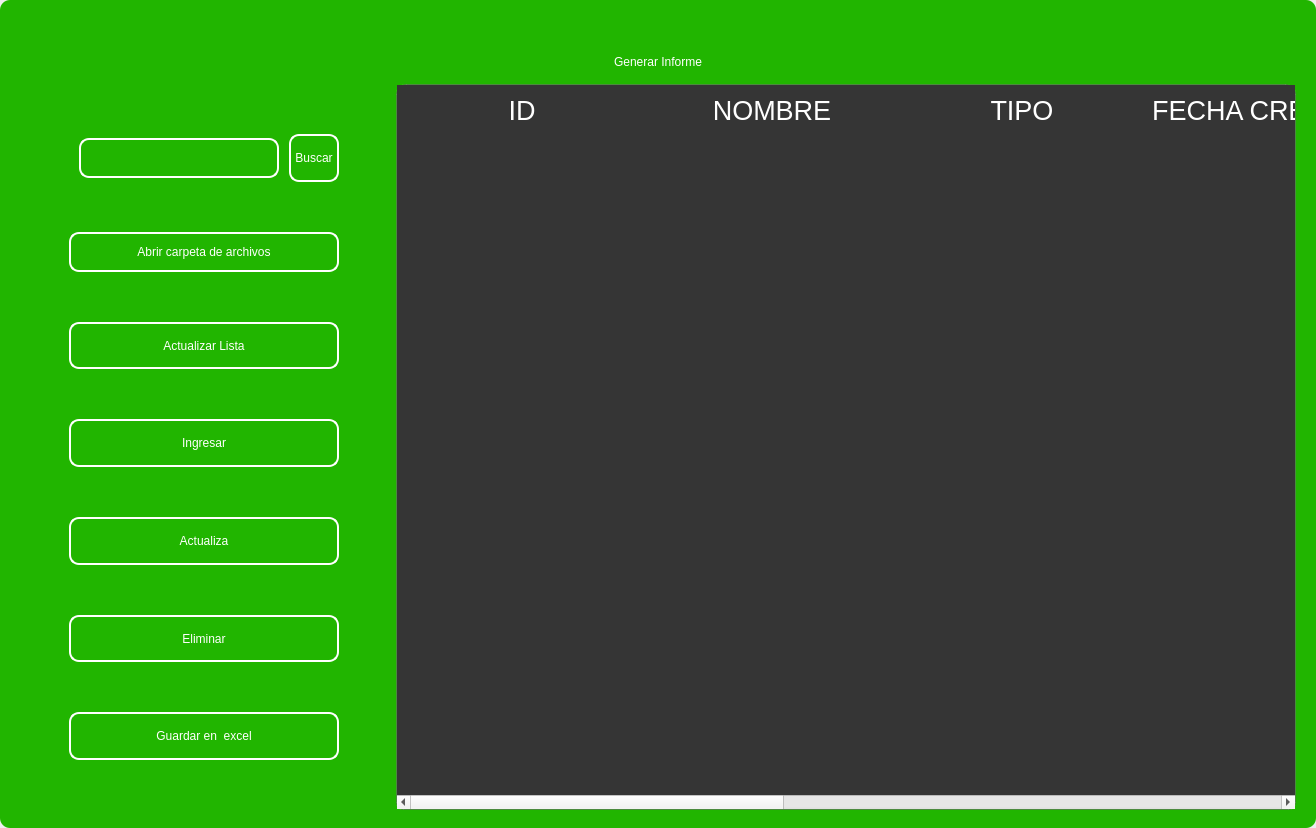
<?xml version="1.0" encoding="UTF-8"?>
<ui version="4.0">
 <class>MainWindow</class>
 <widget class="QMainWindow" name="MainWindow">
  <property name="geometry">
   <rect>
    <x>0</x>
    <y>0</y>
    <width>1316</width>
    <height>828</height>
   </rect>
  </property>
  <property name="windowTitle">
   <string>MainWindow</string>
  </property>
  <property name="styleSheet">
   <string notr="true"/>
  </property>
  <widget class="QWidget" name="centralwidget">
   <property name="styleSheet">
    <string notr="true"/>
   </property>
   <layout class="QVBoxLayout" name="verticalLayout">
    <property name="spacing">
     <number>0</number>
    </property>
    <property name="leftMargin">
     <number>0</number>
    </property>
    <property name="topMargin">
     <number>0</number>
    </property>
    <property name="rightMargin">
     <number>0</number>
    </property>
    <property name="bottomMargin">
     <number>0</number>
    </property>
    <item>
     <widget class="QFrame" name="frame">
      <property name="enabled">
       <bool>true</bool>
      </property>
      <property name="styleSheet">
       <string notr="true">
QFrame {
border-radius:10px;
background-color: rgb(33, 181, 0);
 }
</string>
      </property>
      <property name="frameShape">
       <enum>QFrame::StyledPanel</enum>
      </property>
      <property name="frameShadow">
       <enum>QFrame::Raised</enum>
      </property>
      <layout class="QVBoxLayout" name="verticalLayout_2">
       <item>
        <widget class="QFrame" name="frame_superior">
         <property name="minimumSize">
          <size>
           <width>0</width>
           <height>40</height>
          </size>
         </property>
         <property name="maximumSize">
          <size>
           <width>16777215</width>
           <height>40</height>
          </size>
         </property>
         <property name="styleSheet">
          <string notr="true">QPushButton{
border-radius:18px;
}

QPushButton:hover{
	background-color: rgb(0, 0, 0);
}
</string>
         </property>
         <property name="frameShape">
          <enum>QFrame::StyledPanel</enum>
         </property>
         <property name="frameShadow">
          <enum>QFrame::Raised</enum>
         </property>
         <layout class="QHBoxLayout" name="horizontalLayout_3">
          <property name="spacing">
           <number>4</number>
          </property>
          <property name="leftMargin">
           <number>0</number>
          </property>
          <property name="topMargin">
           <number>0</number>
          </property>
          <property name="rightMargin">
           <number>0</number>
          </property>
          <property name="bottomMargin">
           <number>0</number>
          </property>
          <item>
           <widget class="QPushButton" name="btn_icon">
            <property name="text">
             <string/>
            </property>
            <property name="iconSize">
             <size>
              <width>40</width>
              <height>40</height>
             </size>
            </property>
           </widget>
          </item>
          <item>
           <spacer name="horizontalSpacer_2">
            <property name="orientation">
             <enum>Qt::Horizontal</enum>
            </property>
            <property name="sizeHint" stdset="0">
             <size>
              <width>443</width>
              <height>20</height>
             </size>
            </property>
           </spacer>
          </item>
          <item>
           <widget class="QPushButton" name="btn_exit">
            <property name="minimumSize">
             <size>
              <width>38</width>
              <height>38</height>
             </size>
            </property>
            <property name="maximumSize">
             <size>
              <width>38</width>
              <height>38</height>
             </size>
            </property>
            <property name="cursor">
             <cursorShape>PointingHandCursor</cursorShape>
            </property>
            <property name="text">
             <string/>
            </property>
            <property name="iconSize">
             <size>
              <width>35</width>
              <height>35</height>
             </size>
            </property>
           </widget>
          </item>
          <item>
           <widget class="QPushButton" name="bt_minimizar">
            <property name="minimumSize">
             <size>
              <width>38</width>
              <height>38</height>
             </size>
            </property>
            <property name="maximumSize">
             <size>
              <width>38</width>
              <height>38</height>
             </size>
            </property>
            <property name="cursor">
             <cursorShape>PointingHandCursor</cursorShape>
            </property>
            <property name="text">
             <string/>
            </property>
            <property name="icon">
             <iconset>
              <normaloff>image/minus.svg</normaloff>image/minus.svg</iconset>
            </property>
            <property name="iconSize">
             <size>
              <width>38</width>
              <height>38</height>
             </size>
            </property>
           </widget>
          </item>
          <item>
           <widget class="QPushButton" name="bt_maximizar">
            <property name="minimumSize">
             <size>
              <width>38</width>
              <height>38</height>
             </size>
            </property>
            <property name="maximumSize">
             <size>
              <width>38</width>
              <height>38</height>
             </size>
            </property>
            <property name="cursor">
             <cursorShape>PointingHandCursor</cursorShape>
            </property>
            <property name="text">
             <string/>
            </property>
            <property name="icon">
             <iconset>
              <normaloff>image/chevron-up.svg</normaloff>image/chevron-up.svg</iconset>
            </property>
            <property name="iconSize">
             <size>
              <width>38</width>
              <height>38</height>
             </size>
            </property>
           </widget>
          </item>
          <item>
           <widget class="QPushButton" name="bt_restaurar">
            <property name="minimumSize">
             <size>
              <width>38</width>
              <height>38</height>
             </size>
            </property>
            <property name="maximumSize">
             <size>
              <width>38</width>
              <height>38</height>
             </size>
            </property>
            <property name="cursor">
             <cursorShape>PointingHandCursor</cursorShape>
            </property>
            <property name="text">
             <string/>
            </property>
            <property name="icon">
             <iconset>
              <normaloff>image/chevron-down.svg</normaloff>image/chevron-down.svg</iconset>
            </property>
            <property name="iconSize">
             <size>
              <width>38</width>
              <height>38</height>
             </size>
            </property>
           </widget>
          </item>
          <item>
           <widget class="QPushButton" name="bt_cerrar">
            <property name="minimumSize">
             <size>
              <width>38</width>
              <height>38</height>
             </size>
            </property>
            <property name="maximumSize">
             <size>
              <width>38</width>
              <height>38</height>
             </size>
            </property>
            <property name="cursor">
             <cursorShape>PointingHandCursor</cursorShape>
            </property>
            <property name="text">
             <string/>
            </property>
            <property name="icon">
             <iconset>
              <normaloff>image/x.svg</normaloff>image/x.svg</iconset>
            </property>
            <property name="iconSize">
             <size>
              <width>38</width>
              <height>38</height>
             </size>
            </property>
           </widget>
          </item>
         </layout>
        </widget>
       </item>
       <item>
        <widget class="QLabel" name="label">
         <property name="styleSheet">
          <string notr="true">font: 30pt &quot;MS Shell Dlg 2&quot;;
color: rgb(255, 255, 255);</string>
         </property>
         <property name="text">
          <string>Generar Informe</string>
         </property>
         <property name="alignment">
          <set>Qt::AlignCenter</set>
         </property>
        </widget>
       </item>
       <item>
        <widget class="QFrame" name="frame_3">
         <property name="minimumSize">
          <size>
           <width>0</width>
           <height>0</height>
          </size>
         </property>
         <property name="frameShape">
          <enum>QFrame::StyledPanel</enum>
         </property>
         <property name="frameShadow">
          <enum>QFrame::Raised</enum>
         </property>
         <layout class="QHBoxLayout" name="horizontalLayout_4">
          <property name="leftMargin">
           <number>9</number>
          </property>
          <property name="topMargin">
           <number>9</number>
          </property>
          <property name="rightMargin">
           <number>9</number>
          </property>
          <item>
           <layout class="QVBoxLayout" name="verticalLayout_4">
            <property name="spacing">
             <number>50</number>
            </property>
            <property name="sizeConstraint">
             <enum>QLayout::SetDefaultConstraint</enum>
            </property>
            <property name="leftMargin">
             <number>50</number>
            </property>
            <property name="topMargin">
             <number>50</number>
            </property>
            <property name="rightMargin">
             <number>50</number>
            </property>
            <property name="bottomMargin">
             <number>50</number>
            </property>
            <item>
             <layout class="QHBoxLayout" name="horizontalLayout">
              <property name="spacing">
               <number>10</number>
              </property>
              <property name="leftMargin">
               <number>10</number>
              </property>
              <property name="topMargin">
               <number>0</number>
              </property>
              <property name="bottomMargin">
               <number>0</number>
              </property>
              <item>
               <widget class="QLineEdit" name="searchtxt">
                <property name="minimumSize">
                 <size>
                  <width>200</width>
                  <height>25</height>
                 </size>
                </property>
                <property name="maximumSize">
                 <size>
                  <width>150</width>
                  <height>40</height>
                 </size>
                </property>
                <property name="styleSheet">
                 <string notr="true">QLabel {
	color: rgb(255, 255, 254);
	font: 12pt &quot;Arial&quot;;
	background-color: rgba(0, 0, 0,0);
}

QTextEdit{
background-color: rgba(0, 0, 0,0);
border-radius:10px; 
font: 12pt &quot;Arial&quot;;
color: rgb(255, 255, 254);
border: 2px solid  rgb(255, 255, 255);

}

QTextEdit:hover{
background-color: rgba(0, 0, 0,0);
border-radius:10px; 
font: 12pt &quot;Arial&quot;;
border: 2px solid  rgb(120, 0, 171);
}

QTextEdit:focus{
background-color: rgb(0, 0, 0);
border-radius:10px; 
font: 12pt &quot;Arial&quot;;
border: 2px solid rgb(120, 0, 171);
}

QLineEdit{
background-color: rgba(0, 0, 0,0);
border-radius:10px; 
font: 12pt &quot;Arial&quot;;
color: rgb(255, 255, 254);
border: 2px solid  rgb(255, 255, 255);

}

QLineEdit:hover{
background-color: rgba(0, 0, 0,0);
border-radius:10px; 
font: 12pt &quot;Arial&quot;;
border: 2px solid  rgb(120, 0, 171);
}

QLineEdit:focus{
background-color: rgb(0, 0, 0);
border-radius:10px; 
font: 12pt &quot;Arial&quot;;
border: 2px solid rgb(120, 0, 171);
}

QCheckBox{
	font: 12pt &quot;Arial&quot;;
	color: rgb(255, 255, 255);
}

QCheckBox::indicator {
    width: 18px;
    height:18px;
}

QCheckBox::indicator:unchecked {
   background-image: url(image/square.svg);
}

QCheckBox::indicator:checked {
   background-image: url(image/check-square.svg);
}

QPushButton{
border-radius:10px; 
font: 12pt &quot;Arial&quot;;
color: rgb(255, 255, 254);
border: 2px solid #ffffff;
}

QPushButton:hover{
border-radius:10px; 
font: 12pt &quot;Arial&quot;;
color: rgb(255, 255, 255);
border: 2px solid rgb(120, 0, 171);
	background-color: rgb(120, 0, 171);
}
</string>
                </property>
               </widget>
              </item>
              <item>
               <widget class="QPushButton" name="btn_search">
                <property name="sizePolicy">
                 <sizepolicy hsizetype="Minimum" vsizetype="Fixed">
                  <horstretch>0</horstretch>
                  <verstretch>0</verstretch>
                 </sizepolicy>
                </property>
                <property name="minimumSize">
                 <size>
                  <width>0</width>
                  <height>15</height>
                 </size>
                </property>
                <property name="maximumSize">
                 <size>
                  <width>100</width>
                  <height>50</height>
                 </size>
                </property>
                <property name="cursor">
                 <cursorShape>PointingHandCursor</cursorShape>
                </property>
                <property name="styleSheet">
                 <string notr="true">QPushButton{
border-radius:10px; 
font: 12pt &quot;Arial&quot;;
color: rgb(255, 255, 254);
border: 2px solid #ffffff;
}

QPushButton:hover{
border-radius:10px; 
font: 12pt &quot;Arial&quot;;
color: rgb(255, 255, 255);
border: 2px solid rgb(120, 0, 171);
	background-color: rgb(120, 0, 171);
}</string>
                </property>
                <property name="text">
                 <string>Buscar</string>
                </property>
               </widget>
              </item>
             </layout>
            </item>
            <item>
             <widget class="QPushButton" name="btn_report_export">
              <property name="minimumSize">
               <size>
                <width>0</width>
                <height>40</height>
               </size>
              </property>
              <property name="cursor">
               <cursorShape>PointingHandCursor</cursorShape>
              </property>
              <property name="styleSheet">
               <string notr="true">QPushButton{
border-radius:10px; 
font: 12pt &quot;Arial&quot;;
color: rgb(255, 255, 254);
border: 2px solid #ffffff;
}

QPushButton:hover{
border-radius:10px; 
font: 12pt &quot;Arial&quot;;
color: rgb(255, 255, 255);
border: 2px solid rgb(120, 0, 171);
	background-color: rgb(120, 0, 171);
}</string>
              </property>
              <property name="text">
               <string>Abrir carpeta de archivos</string>
              </property>
             </widget>
            </item>
            <item>
             <widget class="QPushButton" name="btn_get">
              <property name="minimumSize">
               <size>
                <width>50</width>
                <height>40</height>
               </size>
              </property>
              <property name="maximumSize">
               <size>
                <width>300</width>
                <height>50</height>
               </size>
              </property>
              <property name="cursor">
               <cursorShape>PointingHandCursor</cursorShape>
              </property>
              <property name="styleSheet">
               <string notr="true">QPushButton{
border-radius:10px; 
font: 12pt &quot;Arial&quot;;
color: rgb(255, 255, 254);
border: 2px solid #ffffff;
}

QPushButton:hover{
border-radius:10px; 
font: 12pt &quot;Arial&quot;;
color: rgb(255, 255, 255);
border: 2px solid rgb(120, 0, 171);
	background-color: rgb(120, 0, 171);
}</string>
              </property>
              <property name="text">
               <string>Actualizar Lista</string>
              </property>
              <property name="iconSize">
               <size>
                <width>35</width>
                <height>35</height>
               </size>
              </property>
             </widget>
            </item>
            <item>
             <widget class="QPushButton" name="btn_add">
              <property name="minimumSize">
               <size>
                <width>0</width>
                <height>40</height>
               </size>
              </property>
              <property name="maximumSize">
               <size>
                <width>300</width>
                <height>50</height>
               </size>
              </property>
              <property name="cursor">
               <cursorShape>PointingHandCursor</cursorShape>
              </property>
              <property name="styleSheet">
               <string notr="true">QPushButton{
border-radius:10px; 
font: 12pt &quot;Arial&quot;;
color: rgb(255, 255, 254);
border: 2px solid #ffffff;
}

QPushButton:hover{
border-radius:10px; 
font: 12pt &quot;Arial&quot;;
color: rgb(255, 255, 255);
border: 2px solid rgb(120, 0, 171);
	background-color: rgb(120, 0, 171);
}</string>
              </property>
              <property name="text">
               <string>Ingresar</string>
              </property>
              <property name="iconSize">
               <size>
                <width>35</width>
                <height>35</height>
               </size>
              </property>
             </widget>
            </item>
            <item>
             <widget class="QPushButton" name="btn_update">
              <property name="minimumSize">
               <size>
                <width>0</width>
                <height>40</height>
               </size>
              </property>
              <property name="maximumSize">
               <size>
                <width>300</width>
                <height>50</height>
               </size>
              </property>
              <property name="cursor">
               <cursorShape>PointingHandCursor</cursorShape>
              </property>
              <property name="styleSheet">
               <string notr="true">QPushButton{
border-radius:10px; 
font: 12pt &quot;Arial&quot;;
color: rgb(255, 255, 254);
border: 2px solid #ffffff;
}

QPushButton:hover{
border-radius:10px; 
font: 12pt &quot;Arial&quot;;
color: rgb(255, 255, 255);
border: 2px solid rgb(120, 0, 171);
	background-color: rgb(120, 0, 171);
}</string>
              </property>
              <property name="text">
               <string>Actualiza</string>
              </property>
              <property name="iconSize">
               <size>
                <width>35</width>
                <height>35</height>
               </size>
              </property>
             </widget>
            </item>
            <item>
             <widget class="QPushButton" name="btn_delete">
              <property name="minimumSize">
               <size>
                <width>0</width>
                <height>40</height>
               </size>
              </property>
              <property name="maximumSize">
               <size>
                <width>300</width>
                <height>50</height>
               </size>
              </property>
              <property name="cursor">
               <cursorShape>PointingHandCursor</cursorShape>
              </property>
              <property name="styleSheet">
               <string notr="true">QPushButton{
border-radius:10px; 
font: 12pt &quot;Arial&quot;;
color: rgb(255, 255, 254);
border: 2px solid #ffffff;
}

QPushButton:hover{
border-radius:10px; 
font: 12pt &quot;Arial&quot;;
color: rgb(255, 255, 255);
border: 2px solid rgb(120, 0, 171);
	background-color: rgb(120, 0, 171);
}</string>
              </property>
              <property name="text">
               <string>Eliminar</string>
              </property>
              <property name="iconSize">
               <size>
                <width>35</width>
                <height>35</height>
               </size>
              </property>
             </widget>
            </item>
            <item>
             <widget class="QPushButton" name="btn_excel">
              <property name="minimumSize">
               <size>
                <width>10</width>
                <height>40</height>
               </size>
              </property>
              <property name="maximumSize">
               <size>
                <width>300</width>
                <height>50</height>
               </size>
              </property>
              <property name="cursor">
               <cursorShape>PointingHandCursor</cursorShape>
              </property>
              <property name="styleSheet">
               <string notr="true">QPushButton{
border-radius:10px; 
font: 12pt &quot;Arial&quot;;
color: rgb(255, 255, 254);
border: 2px solid #ffffff;
}

QPushButton:hover{
border-radius:10px; 
font: 12pt &quot;Arial&quot;;
color: rgb(255, 255, 255);
border: 2px solid rgb(120, 0, 171);
	background-color: rgb(120, 0, 171);
}</string>
              </property>
              <property name="text">
               <string>Guardar en  excel</string>
              </property>
              <property name="iconSize">
               <size>
                <width>35</width>
                <height>35</height>
               </size>
              </property>
             </widget>
            </item>
           </layout>
          </item>
          <item>
           <widget class="QTableWidget" name="table_report">
            <property name="minimumSize">
             <size>
              <width>900</width>
              <height>0</height>
             </size>
            </property>
            <property name="maximumSize">
             <size>
              <width>700</width>
              <height>16777215</height>
             </size>
            </property>
            <property name="styleSheet">
             <string notr="true">QTableView {

	border: 1px solid rgba(255,255,255,40);
	border-bottom-right-radius: 7px; 
	border-bottom-left-radius: 7px; 
	color: white;
	font: 15pt &quot;MS Shell Dlg 2&quot;;
	background-color: rgb(53, 53, 53);
}

QHeaderView::section {
background-color: rgb(53, 53, 53);
color: white;
border: none;
height: 50px;
font-size: 20pt;
}

QTableView::item {
    border-style: none;
    border-bottom: 1px solid rgba(255,255,255,50);
    padding-left: auto;
    padding-right: auto;
}

QTableView::item:selected{
	border: none;
	color: rgb(255, 255, 255);
    background-color: rgba(255, 255, 255, 50);
}
</string>
            </property>
            <property name="lineWidth">
             <number>1</number>
            </property>
            <property name="editTriggers">
             <set>QAbstractItemView::NoEditTriggers</set>
            </property>
            <attribute name="horizontalHeaderDefaultSectionSize">
             <number>250</number>
            </attribute>
            <column>
             <property name="text">
              <string>ID</string>
             </property>
            </column>
            <column>
             <property name="text">
              <string>NOMBRE</string>
             </property>
            </column>
            <column>
             <property name="text">
              <string>TIPO</string>
             </property>
            </column>
            <column>
             <property name="text">
              <string>FECHA CREACION</string>
             </property>
            </column>
            <column>
             <property name="text">
              <string>DESCRIPCIÓN</string>
             </property>
            </column>
            <column>
             <property name="text">
              <string>NOMBRE DE ARCHIVO</string>
             </property>
            </column>
            <column>
             <property name="text">
              <string>USUARIO</string>
             </property>
            </column>
           </widget>
          </item>
         </layout>
        </widget>
       </item>
      </layout>
     </widget>
    </item>
   </layout>
  </widget>
 </widget>
 <resources/>
 <connections/>
</ui>
